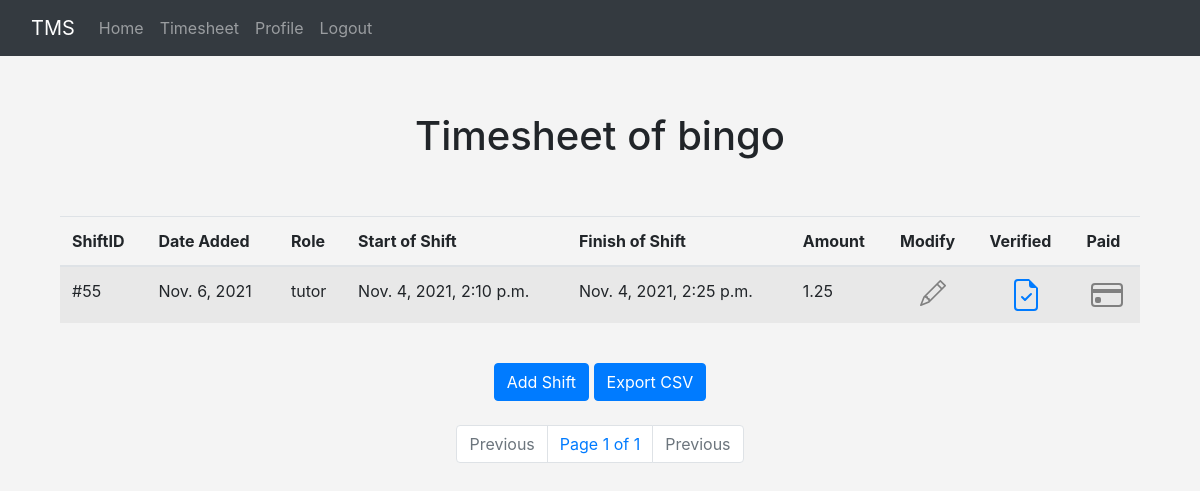
Screenshot of /shifts (signed in) with the database file from the repository.
### timesheet/models.py (models this page shows, shortened)
class Shift(models.Model):
    studentID = models.ForeignKey(User, blank=True, null=True, on_delete=models.CASCADE)
    date = models.DateTimeField('Date added', auto_now_add=True)
    role = models.ForeignKey(Roles, blank=True, null=True, on_delete=models.SET_NULL)
    startHour = models.DateTimeField('Time started working')
    endHour = models.DateTimeField('Time finished working')
    verified = models.BooleanField(default=False)
    paid = models.BooleanField(default=False)
    def payment(self):
        time = self.endHour - self.startHour                                 #calculate time working
        payment = round(self.role.hourlyPay * time.seconds / 60 / 60,2)      #hourlyPay * hours worked, rounded for 2 demicals
        return payment

class Roles(models.Model):
    name = models.CharField('Type of role', max_length=120)
    hourlyPay = models.IntegerField('Payment per hour for a role')
    def __str__(self):
        return self.name

### timesheet/views.py (the view, shortened to what this page needs)
# urls.py: path('shifts', views.shifts, name="shifts"),
def shifts(request):
    shifts = Shift.objects.all().order_by('-date')
    userTitle = str(request.user.userprofile.title)
    if userTitle == 'Student':
        userid = request.user.id
        p = Paginator(Shift.objects.filter(studentID=userid).order_by('-date'),4)   #filter User's shifts only
        page = request.GET.get('page')
        shiftsPerPage = p.get_page(page)
        return render(request, 'timesheet/shifts.html', {
            'shiftsPerPage': shiftsPerPage,
            })

### members/models.py (called while the page is built)
    def __str__(self):
        return self.name

### timesheet/templates/timesheet/shifts.html (shortened to what this page needs)
{% extends 'timesheet/base.html' %}
    {% block content %}
    <center>
    <br>
    <div class="container">
        <h1>Timesheet of {{ user }}</h1>
            <br> <br>
        <table class="table table-striped">
          <thead>
            <tr>
                <th scope="col">ShiftID</th>
                <th scope="col">Date Added</th>
                <th scope="col">Role</th>
                <th scope="col">Start of Shift</th>
                <th scope="col">Finish of Shift</th>
                <th scope="col">Amount</th>
                <th scope="col">Modify</th>
                <th scope="col">Verified</th>
                <th scope="col">Paid</th>
            </tr>
          </thead>
            {% for shift in shiftsPerPage %}
                {% if user == shift.studentID %}
                        <tr>
                            <td>
                            #{{ shift.id }}
                            </td>
                            <td>
                            {{ shift.date.date }}
                            </td>
                            <td>
                            {{ shift.role }}
                            </td>
                            <td>
                            {{ shift.startHour }}
                            </td>
                            <td>
                            {{ shift.endHour }}
                            </td>
                            <td>
                            {{ shift.payment }}
                            </td>
                            <td align="center">
                                <a href="{% url 'update-shift' shift.id %}">
                                </a>
                            </td>
                            <td align="center">
                                <a href="{% url 'verify-shift' shift.id %}">
                                </a>
                            </td>
                            <td align="center">
                                <a href="{% url 'pay-shift' shift.id %}">
                                </a>
                            </td>
                        </tr>
                {% endif %}
            {% endfor %}
        </table>
    </div>
     <br/>
            <a class="btn btn-primary" href="{% url 'add-shift' %}" role="button">Add Shift</a> <a class="btn btn-primary" href="{% url 'shift-csv' %}" role="button">Export CSV</a>
        <br/> <br/>
   <nav aria-label="Page navigation example">
      <ul class="pagination justify-content-center">
        {% if shiftsPerPage.has_previous %}
            <li class="page-item"><a class="page-link" href="?page={{ shiftsPerPage.previous_page_number }}">Previous</a></li>
        {% else %}
            <li class="page-item disabled">
              <a class="page-link">Previous</a>
            </li>
        {% endif %}
          <li class="page-item"><a class="page-link" href="#">Page {{ shiftsPerPage.number }} of {{ shiftsPerPage.paginator.num_pages }}</a> </li>
        {% if shiftsPerPage.has_next %}
            <li class="page-item"><a class="page-link" href="?page={{ shiftsPerPage.next_page_number }}">Next</a></li>
        {% else %}
            <li class="page-item disabled">
              <a class="page-link">Previous</a>
            </li>
        {% endif %}
      </ul>
    </nav>
    <br/> <br/>
    </center>
    {% endblock %}

### timesheet/templates/timesheet/base.html (style rules this page uses)
body { background: #f4f4f4; }

### rows the page displays
Shift: id "55", date "Nov. 6, 2021", role "tutor", startHour "Nov. 4, 2021, 2:10 p.m.", endHour "Nov. 4, 2021, 2:25 p.m.", payment "1.25", verified True (drawn), paid False (drawn)

### other values shown
{{ user }} "bingo"
{{ shiftsPerPage.number }} "1"
{{ shiftsPerPage.paginator.num_pages }} "1"
